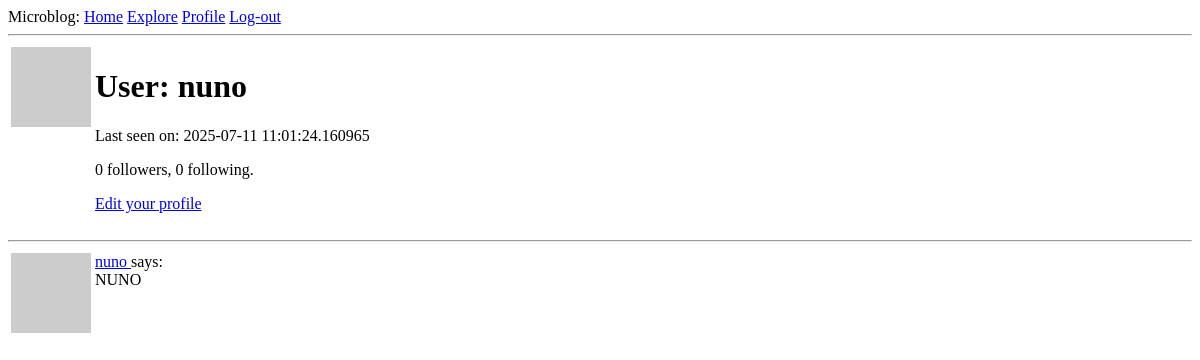
/user/nuno (signed in), run on an earlier commit of the app's database.
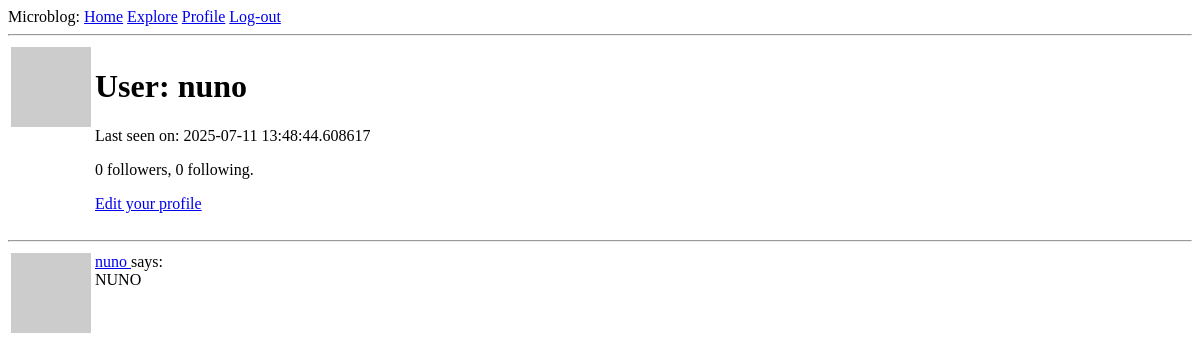
And on a later commit of the database.
### app/models.py (models this page shows, shortened)
class User(UserMixin, db.Model):
    id: so.Mapped[int] = so.mapped_column(primary_key = True)
    username: so.Mapped[str] = so.mapped_column(sa.String(64), index=True, unique=True)
    email: so.Mapped[str] = so.mapped_column(sa.String(120), index=True, unique=True)
    password_hash: so.Mapped[Optional[str]] = so.mapped_column(sa.String(256))
    posts: so.WriteOnlyMapped['Post'] = so.relationship(back_populates='author')
    about_me: so.Mapped[Optional[str]] = so.mapped_column(sa.String(140))
    last_seen: so.Mapped[Optional[datetime]] = so.mapped_column(
        default=lambda: datetime.now(timezone.utc))
    def avatar(self, size):
        digest = md5(self.email.lower().encode('utf-8')).hexdigest()
        return f'https://www.gravatar.com/avatar/{digest}?d=identicon&s={size}'
    """
    Both relationships are defined with the so.WriteOnlyMapped type
    > secondary configures the association table that is used for this relationship, which I defined right above this class.
    > primaryjoin indicates the condition that links the entity to the association table. In the following relationship, the user has to match the follower_id attribute of the association table, so the condition reflects that.
    >  The followers.c.follower_id expression references the follower_id column of the association table. In the followers relationship, the roles are reversed, so the user must match the followed_id column.
    > secondaryjoin indicates the condition that links the association table to the user on the other side of the relationship. In the following relationship, the user has to match the followed_id column, and in the followers relationship, the user has to match the follower_id column.
    """
    following: so.WriteOnlyMapped['User'] = so.relationship(
        secondary=followers, primaryjoin=(followers.c.follower_id == id),
        secondaryjoin=(followers.c.followed_id == id),
        back_populates='followers')
    followers: so.WriteOnlyMapped['User'] = so.relationship(
        secondary=followers, primaryjoin=(followers.c.followed_id == id),
        secondaryjoin=(followers.c.follower_id == id),
        back_populates='following')
    """
    The is_following() method performs a query on the following relationship to see if a given user is already included in it. All write-only relationships have a select() method that constructs a query that returns all the elements in the relationship.

    The followers_count() and following_count() methods return the follower and following counts for the user. The sa.select() clause for these queries specify the sa.func.count() function from SQLAlchemy, to indicate that I want to get the result of a function.

    The select_from() clause is then added with the query that needs to be counted. Whenever a query is included as part of a larger query, SQLAlchemy requires the inner query to be converted to a sub-query by calling the subquery() method.
    """
    def is_following(self, user):
        query = self.following.select().where(followers.c.followed_id == user.id)
        return db.session.scalar(query) is not None
    def followers_count(self):
        query = sa.select(sa.func.count()).select_from(
            self.followers.select().subquery()
        )
        return db.session.scalar(query)
    def following_count(self):
        query = sa.select(sa.func.count()).select_from(
            self.following.select().subquery()
        )
        return db.session.scalar(query)
    """
    The select() portion of the query defines the entity that needs to be obtained, which in this case is posts. What I'm doing next is joining the entries in the posts table with the Post.author relationship.

    A join is a database operation that combines rows from two tables, according to a given criteria temporarily. When the join() clause is given a relationship as an argument, SQLAlchemy combines the rows from the left and right sides of the relationship.

    Effectively, what the join above does is create an extended table that provides access to posts, along with information about the author of each post.

    To be able to clearly tell SQLAlchemy how to join all these tables, I need to have a way to refer to users independently as authors and as followers. The so.aliased() calls are used to create two references to the User model that I can use in the query.
    """
    """
    The get_reset_password_token() function returns a JWT token as a string, which is generated directly by the jwt.encode() function.
    The verify_reset_password_token() is a static method, which means that it can be invoked directly from the class.
    """
    def get_reset_password_token(self, expires_in=600):
        return jwt.encode(
            {'reset_password': self.id, 'exp': time() + expires_in},
            app.config['SECRET_KEY'], algorithm='HS256')
    @staticmethod
    def verify_reset_password_token(token):
        try:
            id = jwt.decode(token, app.config['SECRET_KEY'], algorithms=['HS256'])['reset_password']
        except:
            return
        return db.session.get(User, id)

class Post(db.Model):
    id: so.Mapped[int] = so.mapped_column(primary_key=True)
    body: so.Mapped[str] = so.mapped_column(sa.String(140))
    timestamp: so.Mapped[datetime] = so.mapped_column(index=True, default=lambda: datetime.now(timezone.utc))
    user_id: so.Mapped[int] = so.mapped_column(sa.ForeignKey(User.id), index=True)
    author: so.Mapped[User] = so.relationship(back_populates='posts')

### app/routes.py (the view)
@app.route('/user/<username>')
@login_required
def user(username):
	user = db.first_or_404(sa.select(User).where(User.username == username))
	page = request.args.get('page', 1, type=int)
	query = user.posts.select().order_by(Post.timestamp.desc())
	posts = db.paginate(query, page=page,
			per_page=app.config['POSTS_PER_PAGE'],
			error_out=False)
	next_url = url_for('user', username=user.username, page=posts.next_num) \
		if posts.has_next else None
	prev_url = url_for('user', username=user.username, page=posts.prev_num) \
		if posts.has_prev else None
	form = EmptyForm()
	return render_template('user.html', user=user, posts=posts,
						next_url=next_url, prev_url=prev_url,
						form=form)

### app/models.py (called while the page is built)
@login.user_loader
def load_user(id):
    return db.session.get(User, int(id))

### app/routes.py (called while the page is built)
@app.before_request # Executes before the view function
def before_request():
	if current_user.is_authenticated:
		current_user.last_seen = datetime.now(timezone.utc)
		db.session.commit()

### app/templates/user.html (shortened to what this page needs)
{% extends 'base.html' %}
{% block content %}
    <table>
        <tr valign='top'>
            <td><img src="{{ user.avatar(128) }}"></td>
            <td>
                <h1>User: {{ user.username }}</h1>
                {% if user.last_seen %}<p>Last seen on: {{ user.last_seen }}</p> {% endif %}
                <p> {{ user.followers_count() }} followers, {{ user.following_count() }} following.</p>
                {% if user == current_user %}
                    <p><a href="{{url_for('edit_profile') }}">Edit your profile</a></p>
                {% endif %}
            </td>
        </tr>
    </table>
    <hr>
    {% for post in posts %}
        {% include '_post.html' %}
    {% endfor %}
{% endblock %}

### app/templates/base.html (shortened to what this page needs)
<!doctype html>
<html>
    <head>
    </head>
    <body>
        <div>
            Microblog:
            <a href="{{ url_for('index') }}">Home</a>
            <a href="{{ url_for('explore') }}">Explore</a>
            {% if current_user.is_anonymous %}
            <a href="{{ url_for('login') }}">Login</a>
            {% else %}
            <a href="{{ url_for('user', username=current_user.username)}}">Profile</a>
            <a href="{{ url_for('logout')}}">Log-out</a>
            {% endif %}
        </div>
        <hr>
        {% block content %}{% endblock %}
    </body>
</html>

### app/templates/_post.html
<table>
    <tr valign="top">
        <td><img src="{{ post.author.avatar(36)}}"></td>
        <td>
            <a href="{{ url_for('user', username=post.author.username) }}">
                {{ post.author.username }}
            </a>
            says:<br> {{ post.body }}
        </td>
    </tr>
</table>

What changed in the data, as far as the page shows it:
changed User "nuno": last_seen "2025-07-11 11:01:24.160965" → "2025-07-11 13:48:44.608617"
